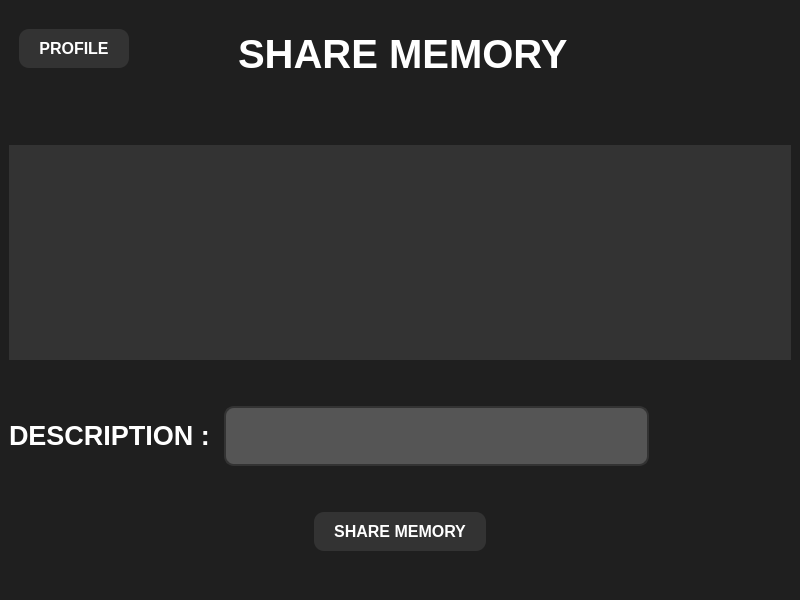
<?xml version="1.0" encoding="UTF-8"?>
<ui version="4.0">
 <class>MemoryWindow</class>
 <widget class="QMainWindow" name="MemoryWindow">
  <property name="geometry">
   <rect>
    <x>0</x>
    <y>0</y>
    <width>800</width>
    <height>600</height>
   </rect>
  </property>
  <property name="windowTitle">
   <string>MainWindow</string>
  </property>
  <property name="styleSheet">
   <string notr="true">background-color: rgb(31,31,31);</string>
  </property>
  <widget class="QWidget" name="centralwidget">
   <layout class="QVBoxLayout" name="verticalLayout_2" stretch="2,0,9,0">
    <item>
     <layout class="QVBoxLayout" name="verticalLayout_4">
      <item>
       <layout class="QHBoxLayout" name="horizontalLayout" stretch="2,4,2">
        <item>
         <layout class="QHBoxLayout" name="horizontalLayout_3">
          <item alignment="Qt::AlignLeft|Qt::AlignTop">
           <widget class="QPushButton" name="pushButton_goBack">
            <property name="styleSheet">
             <string notr="true">QPushButton {
    border: none;
    border-radius: 10px;
    background-color: #333333;
    color: white;
    padding: 10px 20px;
	margin-top:20px;
	margin-left:10px;
    font-size: 16px;
    font-weight: bold;
    text-transform: uppercase;
    outline: none;
}

QPushButton:hover {
    background-color: #555555;
}</string>
            </property>
            <property name="text">
             <string>PROFILE</string>
            </property>
           </widget>
          </item>
         </layout>
        </item>
        <item>
         <layout class="QHBoxLayout" name="horizontalLayout_4">
          <item alignment="Qt::AlignHCenter|Qt::AlignVCenter">
           <widget class="QLabel" name="label">
            <property name="font">
             <font>
              <pointsize>30</pointsize>
              <bold>true</bold>
             </font>
            </property>
            <property name="styleSheet">
             <string notr="true">color:rgb(255, 255, 255);</string>
            </property>
            <property name="text">
             <string>SHARE MEMORY</string>
            </property>
           </widget>
          </item>
         </layout>
        </item>
        <item>
         <layout class="QHBoxLayout" name="horizontalLayout_2">
          <item>
           <spacer name="horizontalSpacer">
            <property name="orientation">
             <enum>Qt::Horizontal</enum>
            </property>
            <property name="sizeHint" stdset="0">
             <size>
              <width>40</width>
              <height>20</height>
             </size>
            </property>
           </spacer>
          </item>
         </layout>
        </item>
       </layout>
      </item>
     </layout>
    </item>
    <item>
     <spacer name="verticalSpacer_3">
      <property name="orientation">
       <enum>Qt::Vertical</enum>
      </property>
      <property name="sizeHint" stdset="0">
       <size>
        <width>20</width>
        <height>40</height>
       </size>
      </property>
     </spacer>
    </item>
    <item>
     <layout class="QVBoxLayout" name="verticalLayout_3" stretch="3,0,3,0,2">
      <item>
       <layout class="QVBoxLayout" name="verticalLayout_7">
        <item>
         <widget class="QLabel" name="label_post">
          <property name="font">
           <font>
            <pointsize>20</pointsize>
            <bold>true</bold>
           </font>
          </property>
          <property name="styleSheet">
           <string notr="true">color:rgb(255,255,255);
background-color:#333333;</string>
          </property>
          <property name="text">
           <string/>
          </property>
          <property name="alignment">
           <set>Qt::AlignCenter</set>
          </property>
         </widget>
        </item>
       </layout>
      </item>
      <item>
       <spacer name="verticalSpacer_4">
        <property name="orientation">
         <enum>Qt::Vertical</enum>
        </property>
        <property name="sizeHint" stdset="0">
         <size>
          <width>20</width>
          <height>40</height>
         </size>
        </property>
       </spacer>
      </item>
      <item>
       <layout class="QVBoxLayout" name="verticalLayout_11">
        <item>
         <layout class="QHBoxLayout" name="horizontalLayout_5" stretch="1,3,1">
          <item>
           <layout class="QHBoxLayout" name="horizontalLayout_7">
            <item alignment="Qt::AlignRight|Qt::AlignVCenter">
             <widget class="QLabel" name="label_3">
              <property name="font">
               <font>
                <pointsize>20</pointsize>
                <bold>true</bold>
               </font>
              </property>
              <property name="styleSheet">
               <string notr="true">color: rgb(255, 255, 255);</string>
              </property>
              <property name="text">
               <string>DESCRIPTION : </string>
              </property>
             </widget>
            </item>
           </layout>
          </item>
          <item>
           <layout class="QHBoxLayout" name="horizontalLayout_8">
            <item>
             <widget class="QLineEdit" name="lineEdit">
              <property name="styleSheet">
               <string notr="true">QLineEdit {
    border: 2px solid #333333; 
    border-radius: 10px;
    padding: 8px 12px;
    font-size: 16px;
    color: #FFFFFF; 
    background-color: #555555; 
    height: 40px; 
}

QLineEdit:focus {
    border-color: #4CAF50; 
    background-color: #666666; 
}

QLineEdit::placeholder {
    color: #AAAAAA; 
}</string>
              </property>
             </widget>
            </item>
           </layout>
          </item>
          <item>
           <layout class="QHBoxLayout" name="horizontalLayout_6">
            <item>
             <spacer name="horizontalSpacer_2">
              <property name="orientation">
               <enum>Qt::Horizontal</enum>
              </property>
              <property name="sizeHint" stdset="0">
               <size>
                <width>40</width>
                <height>20</height>
               </size>
              </property>
             </spacer>
            </item>
           </layout>
          </item>
         </layout>
        </item>
       </layout>
      </item>
      <item>
       <spacer name="verticalSpacer">
        <property name="orientation">
         <enum>Qt::Vertical</enum>
        </property>
        <property name="sizeHint" stdset="0">
         <size>
          <width>20</width>
          <height>40</height>
         </size>
        </property>
       </spacer>
      </item>
      <item>
       <layout class="QVBoxLayout" name="verticalLayout_5">
        <item>
         <layout class="QHBoxLayout" name="horizontalLayout_9">
          <item>
           <layout class="QHBoxLayout" name="horizontalLayout_11">
            <item>
             <spacer name="horizontalSpacer_4">
              <property name="orientation">
               <enum>Qt::Horizontal</enum>
              </property>
              <property name="sizeHint" stdset="0">
               <size>
                <width>40</width>
                <height>20</height>
               </size>
              </property>
             </spacer>
            </item>
           </layout>
          </item>
          <item>
           <layout class="QHBoxLayout" name="horizontalLayout_12">
            <item>
             <widget class="QPushButton" name="pushButton_shareMemory">
              <property name="styleSheet">
               <string notr="true">QPushButton {
    border: none;
    border-radius: 10px;
    background-color: #333333;
    color: white;
    padding: 10px 20px;
    font-size: 16px;
    font-weight: bold;
    text-transform: uppercase;
    outline: none;
}

QPushButton:hover {
    background-color: #555555;
}</string>
              </property>
              <property name="text">
               <string>SHARE MEMORY</string>
              </property>
             </widget>
            </item>
           </layout>
          </item>
          <item>
           <layout class="QHBoxLayout" name="horizontalLayout_10">
            <item>
             <spacer name="horizontalSpacer_3">
              <property name="orientation">
               <enum>Qt::Horizontal</enum>
              </property>
              <property name="sizeHint" stdset="0">
               <size>
                <width>40</width>
                <height>20</height>
               </size>
              </property>
             </spacer>
            </item>
           </layout>
          </item>
         </layout>
        </item>
       </layout>
      </item>
     </layout>
    </item>
    <item>
     <spacer name="verticalSpacer_2">
      <property name="orientation">
       <enum>Qt::Vertical</enum>
      </property>
      <property name="sizeHint" stdset="0">
       <size>
        <width>20</width>
        <height>40</height>
       </size>
      </property>
     </spacer>
    </item>
   </layout>
  </widget>
 </widget>
 <resources/>
 <connections/>
</ui>
